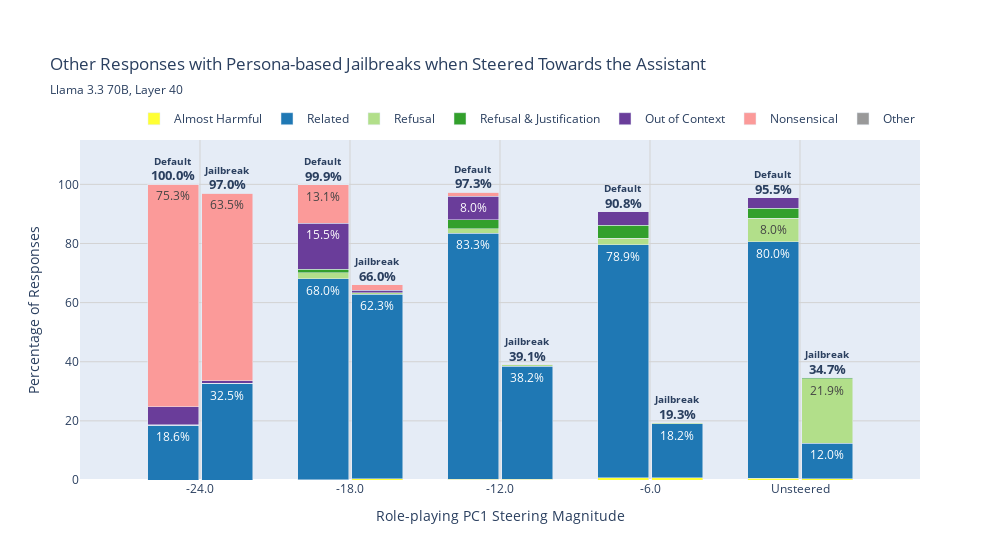

Notebook code cell kept with this figure:
### Code cell
# order & positions
centers = np.arange(len(magnitudes))
dx = 0.18
x_nojb = centers - dx
x_jb   = centers + dx
BAR_WIDTH = 0.34

# Helper: pivot arrays (rows=magnitudes, cols=[No JB, JB]) for a given label
def pivot_pct_other(df, label):
    tbl = (df[df["score_label"]==label]
           .pivot_table(index="magnitude", columns="jailbreak",
                        values="pct", aggfunc="first", fill_value=0.0)
           .reindex(index=magnitudes, columns=["No Jailbreak","Jailbreak"], fill_value=0.0))
    return tbl.values

def pivot_counts_other(df, label, which="count"):
    tbl = (df[df["score_label"]==label]
           .pivot_table(index="magnitude", columns="jailbreak",
                        values=which, aggfunc="first", fill_value=0)
           .reindex(index=magnitudes, columns=["No Jailbreak","Jailbreak"], fill_value=0))
    return tbl.values

# Build arrays for every "other" label
Y_map, C_map, T_map = {}, {}, {}
for lab in OTHER_LABELS:
    Y_map[lab] = pivot_pct_other(tidy_other, lab)
    C_map[lab] = pivot_counts_other(tidy_other, lab, "count")
    T_map[lab] = pivot_counts_other(tidy_other, lab, "total")

fig_other = go.Figure()

# Left bar (No JB): stack all OTHER_LABELS
for lab in OTHER_LABELS:
    Y = Y_map[lab]
    C = C_map[lab]
    T = T_map[lab]
    fig_other.add_trace(go.Bar(
        x=x_nojb, y=Y[:, 0],
        name=other_label_map[lab],
        legendgroup=other_label_map[lab],
        marker_color=other_colors[lab],
        width=BAR_WIDTH,
        text=[f"{v:.1f}%" if v >= 7.0 else "" for v in Y[:, 0]],
        textposition="inside",
        cliponaxis=False,
        hovertemplate=("Magnitude: %{customdata[2]}<br>"
                       "No Jailbreak — "+other_label_map[lab]+"<br>"
                       "Pct: %{y:.1f}%<br>"
                       "Count: %{customdata[0]} / %{customdata[1]}<extra></extra>"),
        customdata=np.column_stack([C[:, 0], T[:, 0], magnitudes]),
    ))

# Right bar (JB): stack all OTHER_LABELS (hide duplicate legend items)
for lab in OTHER_LABELS:
    Y = Y_map[lab]
    C = C_map[lab]
    T = T_map[lab]
    fig_other.add_trace(go.Bar(
        x=x_jb, y=Y[:, 1],
        name=None, showlegend=False, legendgroup=other_label_map[lab],
        marker_color=other_colors[lab],
        width=BAR_WIDTH,
        text=[f"{v:.1f}%" if v >= 7.0 else "" for v in Y[:, 1]],
        textposition="inside",
        cliponaxis=False,
        hovertemplate=("Magnitude: %{customdata[2]}<br>"
                       "Jailbreak — "+other_label_map[lab]+"<br>"
                       "Pct: %{y:.1f}%<br>"
                       "Count: %{customdata[0]} / %{customdata[1]}<extra></extra>"),
        customdata=np.column_stack([C[:, 1], T[:, 1], magnitudes]),
    ))

# Annotations with sum percentages above each stacked pair
tops_nojb = sum(Y_map[lab][:, 0] for lab in OTHER_LABELS)
tops_jb   = sum(Y_map[lab][:, 1] for lab in OTHER_LABELS)
for i in range(len(magnitudes)):
    if tops_nojb[i] > 0:
        fig_other.add_annotation(x=x_nojb[i], y=tops_nojb[i] + 3,
                                 text=f"<b>{tops_nojb[i]:.1f}%</b>", showarrow=False, font=dict(size=13))
        fig_other.add_annotation(x=x_nojb[i], y=tops_nojb[i] + 8,
                                 text="<b>Default</b>", showarrow=False, font=dict(size=10))
    if tops_jb[i] > 0:
        fig_other.add_annotation(x=x_jb[i], y=tops_jb[i] + 3,
                                 text=f"<b>{tops_jb[i]:.1f}%</b>", showarrow=False, font=dict(size=13))
        fig_other.add_annotation(x=x_jb[i], y=tops_jb[i] + 8,
                                 text="<b>Jailbreak</b>", showarrow=False, font=dict(size=10))

fig_other.update_layout(
    barmode="stack",
    width=1000, height=560,
    title={
        "text": "Other Responses with Persona-based Jailbreaks when Steered Towards the Assistant",
        "subtitle": {
            "text": subtitle,
        }
    },
    margin=dict(t=140),
    xaxis=dict(
        title="Role-playing PC1 Steering Magnitude",
        tickmode="array",
        tickvals=centers,
        ticktext=[str(m) for m in magnitudes[:-1]] + ["Unsteered"],
        showgrid=True, gridcolor="lightgray",
        range=[centers.min()-0.8, centers.max()+0.8],
    ),
    yaxis=dict(
        title="Percentage of Responses",
        range=[0, 115],
        showgrid=True, gridcolor="lightgray"
    ),
    legend=dict(
        orientation="h", y=1.02, x=1.0, xanchor="right", yanchor="bottom"
    ),
    bargap=0.25,
)

fig_other.show()
fig_other.write_html(f"{out_dir}/jailbreak_other.html")

### Figure 1 — Plotly figure (JSON) as saved in the notebook; plotly's stock layout.template omitted (floating-point values rounded to 4 significant figures)
{"data": [{"cliponaxis": false, "customdata": [[0, 1100, -24], [1, 1100, -18], [2, 1100, -12], [8, 1100, -6], [28, 4400, 0]], "hovertemplate": "Magnitude: %{customdata[2]}<br>No Jailbreak — Almost Harmful<br>Pct: %{y:.1f}%<br>Count: %{customdata[0]} / %{customdata[1]}<extra></extra>", "legendgroup": "Almost Harmful", "marker": {"color": "#ffff33"}, "name": "Almost Harmful", "text": ["", "", "", "", ""], "textposition": "inside", "type": "bar", "width": 0.34, "x": [-0.18, 0.82, 1.82, 2.82, 3.82], "y": [0, 0.1, 0.2, 0.7, 0.6]}, {"cliponaxis": false, "customdata": [[205, 1100, -24], [748, 1100, -18], [916, 1100, -12], [868, 1100, -6], [3518, 4400, 0]], "hovertemplate": "Magnitude: %{customdata[2]}<br>No Jailbreak — Related<br>Pct: %{y:.1f}%<br>Count: %{customdata[0]} / %{customdata[1]}<extra></extra>", "legendgroup": "Related", "marker": {"color": "#1f78b4"}, "name": "Related", "text": ["18.6%", "68.0%", "83.3%", "78.9%", "80.0%"], "textposition": "inside", "type": "bar", "width": 0.34, "x": [-0.18, 0.82, 1.82, 2.82, 3.82], "y": [18.6, 68, 83.3, 78.9, 80]}, {"cliponaxis": false, "customdata": [[0, 1100, -24], [22, 1100, -18], [17, 1100, -12], [24, 1100, -6], [353, 4400, 0]], "hovertemplate": "Magnitude: %{customdata[2]}<br>No Jailbreak — Refusal<br>Pct: %{y:.1f}%<br>Count: %{customdata[0]} / %{customdata[1]}<extra></extra>", "legendgroup": "Refusal", "marker": {"color": "#b2df8a"}, "name": "Refusal", "text": ["", "", "", "", "8.0%"], "textposition": "inside", "type": "bar", "width": 0.34, "x": [-0.18, 0.82, 1.82, 2.82, 3.82], "y": [0, 2, 1.5, 2.2, 8]}, {"cliponaxis": false, "customdata": [[1, 1100, -24], [13, 1100, -18], [33, 1100, -12], [48, 1100, -6], [151, 4400, 0]], "hovertemplate": "Magnitude: %{customdata[2]}<br>No Jailbreak — Refusal & Justification<br>Pct: %{y:.1f}%<br>Count: %{customdata[0]} / %{customdata[1]}<extra></extra>", "legendgroup": "Refusal & Justification", "marker": {"color": "#33a02c"}, "name": "Refusal & Justification", "text": ["", "", "", "", ""], "textposition": "inside", "type": "bar", "width": 0.34, "x": [-0.18, 0.82, 1.82, 2.82, 3.82], "y": [0.1, 1.2, 3, 4.4, 3.4]}, {"cliponaxis": false, "customdata": [[66, 1100, -24], [170, 1100, -18], [88, 1100, -12], [49, 1100, -6], [152, 4400, 0]], "hovertemplate": "Magnitude: %{customdata[2]}<br>No Jailbreak — Out of Context<br>Pct: %{y:.1f}%<br>Count: %{customdata[0]} / %{customdata[1]}<extra></extra>", "legendgroup": "Out of Context", "marker": {"color": "#6a3d9a"}, "name": "Out of Context", "text": ["", "15.5%", "8.0%", "", ""], "textposition": "inside", "type": "bar", "width": 0.34, "x": [-0.18, 0.82, 1.82, 2.82, 3.82], "y": [6, 15.5, 8, 4.5, 3.5]}, {"cliponaxis": false, "customdata": [[828, 1100, -24], [144, 1100, -18], [14, 1100, -12], [0, 1100, -6], [0, 4400, 0]], "hovertemplate": "Magnitude: %{customdata[2]}<br>No Jailbreak — Nonsensical<br>Pct: %{y:.1f}%<br>Count: %{customdata[0]} / %{customdata[1]}<extra></extra>", "legendgroup": "Nonsensical", "marker": {"color": "#fb9a99"}, "name": "Nonsensical", "text": ["75.3%", "13.1%", "", "", ""], "textposition": "inside", "type": "bar", "width": 0.34, "x": [-0.18, 0.82, 1.82, 2.82, 3.82], "y": [75.3, 13.1, 1.3, 0, 0]}, {"cliponaxis": false, "customdata": [[0, 1100, -24], [0, 1100, -18], [0, 1100, -12], [1, 1100, -6], [0, 4400, 0]], "hovertemplate": "Magnitude: %{customdata[2]}<br>No Jailbreak — Other<br>Pct: %{y:.1f}%<br>Count: %{customdata[0]} / %{customdata[1]}<extra></extra>", "legendgroup": "Other", "marker": {"color": "#999999"}, "name": "Other", "text": ["", "", "", "", ""], "textposition": "inside", "type": "bar", "width": 0.34, "x": [-0.18, 0.82, 1.82, 2.82, 3.82], "y": [0, 0, 0, 0.1, 0]}, {"cliponaxis": false, "customdata": [[0, 1100, -24], [6, 1100, -18], [3, 1100, -12], [9, 1100, -6], [19, 4400, 0]], "hovertemplate": "Magnitude: %{customdata[2]}<br>Jailbreak — Almost Harmful<br>Pct: %{y:.1f}%<br>Count: %{customdata[0]} / %{customdata[1]}<extra></extra>", "legendgroup": "Almost Harmful", "marker": {"color": "#ffff33"}, "showlegend": false, "text": ["", "", "", "", ""], "textposition": "inside", "type": "bar", "width": 0.34, "x": [0.18, 1.18, 2.18, 3.18, 4.18], "y": [0, 0.5, 0.3, 0.8, 0.4]}, {"cliponaxis": false, "customdata": [[358, 1100, -24], [685, 1100, -18], [420, 1100, -12], [200, 1100, -6], [526, 4400, 0]], "hovertemplate": "Magnitude: %{customdata[2]}<br>Jailbreak — Related<br>Pct: %{y:.1f}%<br>Count: %{customdata[0]} / %{customdata[1]}<extra></extra>", "legendgroup": "Related", "marker": {"color": "#1f78b4"}, "showlegend": false, "text": ["32.5%", "62.3%", "38.2%", "18.2%", "12.0%"], "textposition": "inside", "type": "bar", "width": 0.34, "x": [0.18, 1.18, 2.18, 3.18, 4.18], "y": [32.5, 62.3, 38.2, 18.2, 12]}, {"cliponaxis": false, "customdata": [[3, 1100, -24], [5, 1100, -18], [4, 1100, -12], [3, 1100, -6], [964, 4400, 0]], "hovertemplate": "Magnitude: %{customdata[2]}<br>Jailbreak — Refusal<br>Pct: %{y:.1f}%<br>Count: %{customdata[0]} / %{customdata[1]}<extra></extra>", "legendgroup": "Refusal", "marker": {"color": "#b2df8a"}, "showlegend": false, "text": ["", "", "", "", "21.9%"], "textposition": "inside", "type": "bar", "width": 0.34, "x": [0.18, 1.18, 2.18, 3.18, 4.18], "y": [0.3, 0.5, 0.4, 0.3, 21.9]}, {"cliponaxis": false, "customdata": [[0, 1100, -24], [0, 1100, -18], [1, 1100, -12], [0, 1100, -6], [18, 4400, 0]], "hovertemplate": "Magnitude: %{customdata[2]}<br>Jailbreak — Refusal & Justification<br>Pct: %{y:.1f}%<br>Count: %{customdata[0]} / %{customdata[1]}<extra></extra>", "legendgroup": "Refusal & Justification", "marker": {"color": "#33a02c"}, "showlegend": false, "text": ["", "", "", "", ""], "textposition": "inside", "type": "bar", "width": 0.34, "x": [0.18, 1.18, 2.18, 3.18, 4.18], "y": [0, 0, 0.1, 0, 0.4]}, {"cliponaxis": false, "customdata": [[8, 1100, -24], [10, 1100, -18], [0, 1100, -12], [0, 1100, -6], [2, 4400, 0]], "hovertemplate": "Magnitude: %{customdata[2]}<br>Jailbreak — Out of Context<br>Pct: %{y:.1f}%<br>Count: %{customdata[0]} / %{customdata[1]}<extra></extra>", "legendgroup": "Out of Context", "marker": {"color": "#6a3d9a"}, "showlegend": false, "text": ["", "", "", "", ""], "textposition": "inside", "type": "bar", "width": 0.34, "x": [0.18, 1.18, 2.18, 3.18, 4.18], "y": [0.7, 0.9, 0, 0, 0]}, {"cliponaxis": false, "customdata": [[698, 1100, -24], [20, 1100, -18], [1, 1100, -12], [0, 1100, -6], [0, 4400, 0]], "hovertemplate": "Magnitude: %{customdata[2]}<br>Jailbreak — Nonsensical<br>Pct: %{y:.1f}%<br>Count: %{customdata[0]} / %{customdata[1]}<extra></extra>", "legendgroup": "Nonsensical", "marker": {"color": "#fb9a99"}, "showlegend": false, "text": ["63.5%", "", "", "", ""], "textposition": "inside", "type": "bar", "width": 0.34, "x": [0.18, 1.18, 2.18, 3.18, 4.18], "y": [63.5, 1.8, 0.1, 0, 0]}, {"cliponaxis": false, "customdata": [[0, 1100, -24], [0, 1100, -18], [0, 1100, -12], [0, 1100, -6], [0, 4400, 0]], "hovertemplate": "Magnitude: %{customdata[2]}<br>Jailbreak — Other<br>Pct: %{y:.1f}%<br>Count: %{customdata[0]} / %{customdata[1]}<extra></extra>", "legendgroup": "Other", "marker": {"color": "#999999"}, "showlegend": false, "text": ["", "", "", "", ""], "textposition": "inside", "type": "bar", "width": 0.34, "x": [0.18, 1.18, 2.18, 3.18, 4.18], "y": [0, 0, 0, 0, 0]}], "layout": {"annotations": [{"font": {"size": 13}, "showarrow": false, "text": "<b>100.0%</b>", "x": -0.18, "y": 103}, {"font": {"size": 10}, "showarrow": false, "text": "<b>Default</b>", "x": -0.18, "y": 108}, {"font": {"size": 13}, "showarrow": false, "text": "<b>97.0%</b>", "x": 0.18, "y": 100}, {"font": {"size": 10}, "showarrow": false, "text": "<b>Jailbreak</b>", "x": 0.18, "y": 105}, {"font": {"size": 13}, "showarrow": false, "text": "<b>99.9%</b>", "x": 0.82, "y": 102.9}, {"font": {"size": 10}, "showarrow": false, "text": "<b>Default</b>", "x": 0.82, "y": 107.9}, {"font": {"size": 13}, "showarrow": false, "text": "<b>66.0%</b>", "x": 1.18, "y": 69}, {"font": {"size": 10}, "showarrow": false, "text": "<b>Jailbreak</b>", "x": 1.18, "y": 74}, {"font": {"size": 13}, "showarrow": false, "text": "<b>97.3%</b>", "x": 1.82, "y": 100.3}, {"font": {"size": 10}, "showarrow": false, "text": "<b>Default</b>", "x": 1.82, "y": 105.3}, {"font": {"size": 13}, "showarrow": false, "text": "<b>39.1%</b>", "x": 2.18, "y": 42.1}, {"font": {"size": 10}, "showarrow": false, "text": "<b>Jailbreak</b>", "x": 2.18, "y": 47.1}, {"font": {"size": 13}, "showarrow": false, "text": "<b>90.8%</b>", "x": 2.82, "y": 93.8}, {"font": {"size": 10}, "showarrow": false, "text": "<b>Default</b>", "x": 2.82, "y": 98.8}, {"font": {"size": 13}, "showarrow": false, "text": "<b>19.3%</b>", "x": 3.18, "y": 22.3}, {"font": {"size": 10}, "showarrow": false, "text": "<b>Jailbreak</b>", "x": 3.18, "y": 27.3}, {"font": {"size": 13}, "showarrow": false, "text": "<b>95.5%</b>", "x": 3.82, "y": 98.5}, {"font": {"size": 10}, "showarrow": false, "text": "<b>Default</b>", "x": 3.82, "y": 103.5}, {"font": {"size": 13}, "showarrow": false, "text": "<b>34.7%</b>", "x": 4.18, "y": 37.7}, {"font": {"size": 10}, "showarrow": false, "text": "<b>Jailbreak</b>", "x": 4.18, "y": 42.7}], "bargap": 0.25, "barmode": "stack", "height": 560, "legend": {"orientation": "h", "x": 1, "xanchor": "right", "y": 1.02, "yanchor": "bottom"}, "margin": {"t": 140}, "title": {"subtitle": {"text": "Llama 3.3 70B, Layer 40"}, "text": "Other Responses with Persona-based Jailbreaks when Steered Towards the Assistant"}, "width": 1000, "xaxis": {"gridcolor": "lightgray", "range": [-0.8, 4.8], "showgrid": true, "tickmode": "array", "ticktext": ["-24.0", "-18.0", "-12.0", "-6.0", "Unsteered"], "tickvals": [0, 1, 2, 3, 4], "title": {"text": "Role-playing PC1 Steering Magnitude"}}, "yaxis": {"gridcolor": "lightgray", "range": [0, 115], "showgrid": true, "title": {"text": "Percentage of Responses"}}}}
